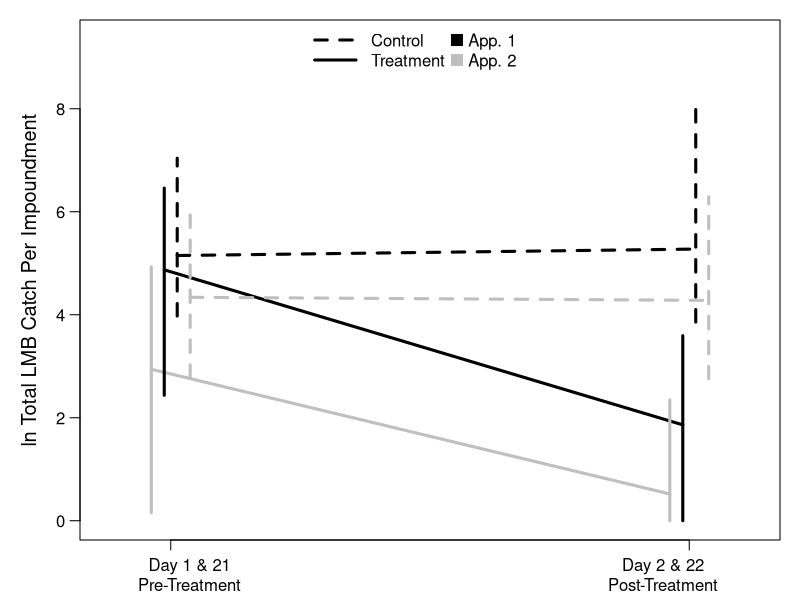

The R source for this figure:

dat = read.csv("data/lmb_seine.csv", stringsAsFactors = F)

datsub = dat[dat$period %in% c("before", "after") & dat$event %in% c(1,2),]
unique(datsub$event)
unique(datsub$period)

df = aggregate(datsub['count'], list(lake = datsub$lake, period = datsub$period, 
                                     type = datsub$type, event = datsub$event, 
                                     year = datsub$year, size = datsub$size_class,
                                     tt = datsub$times_treat), sum)
df$count = log(df$count + 1)
df$period = as.factor(df$period); df$period = relevel(df$period, ref = "before")
sml_mean = with(subset(df, size == "small"), 
                tapply(count, list(event, period, type), mean))
sml_lwr = with(subset(df, size == "small"), 
               tapply(count, list(event, period, type), function(x) quantile(x, 0.025)))
sml_upr = with(subset(df, size == "small"), 
               tapply(count, list(event, period, type), function(x) quantile(x, 0.975)))

ppi = 600
x = c(0.9,2.1)
xc = x + 0.015
xt = x - 0.015
xc2 = x + 0.045
xt2 = x - 0.045
png("writing/figures/lmb_day1_day2_log_small.png", h = 4 * ppi, w = 4 * ppi, res = ppi)
par(mfrow = c(1,1), mar = c(0.5,1,0.5,1), oma = c(2.5,3,0.5,0),
    cex.axis = 1, cex.lab = 1.2, mgp = c(1,0.75,0))
plot(x = 1, y = 1, type = "n", xlab = "", ylab = "", xlim = c(0.75,2.25), 
     ylim = range(sml_lwr, sml_upr) * c(1,1.15),las = 1, xaxt = "n")   
usr = par("usr"); xdiff = usr[2] - usr[1]; ydiff = usr[4] - usr[3]
points(sml_mean[1,,"control"] ~ xc, type = "l", pch = 16, lwd = 3, cex = 1.2, lty = 2)
points(sml_mean[1,,"treat"] ~ xt, type = "l", pch = 16, lwd = 3, cex = 1.2)
points(sml_mean[2,,"control"] ~ xc2, type = "l", pch = 16, lwd = 3, cex = 1.2, lty = 2, col = "grey75")
points(sml_mean[2,,"treat"] ~ xt2, type = "l", pch = 16, lwd = 3, cex = 1.2, col = "grey75")
arrows(xc, sml_lwr[1,,"control"], xc, sml_upr[1,,"control"], length = 0, lwd = 3, lty = 2)
arrows(xt, sml_lwr[1,,"treat"], xt, sml_upr[1,,"treat"], length = 0, lwd = 3)
arrows(xc2, sml_lwr[2,,"control"], xc2, sml_upr[2,,"control"], length = 0, lwd = 3, lty = 2, col = "grey75")
arrows(xt2, sml_lwr[2,,"treat"], xt2, sml_upr[2,,"treat"], length = 0, lwd = 3, col = "grey75")
axis(side = 1, at = x, labels = rep("", 2))
legend("top", legend = c("Control", "Treatment", "App. 1", "App. 2"), 
       ncol = 2, pch = c(NA, NA, 15, 15), seg.len = c(2.75,2.75,1,1),
       col = c(rep("black", 3), "grey75"), bty = "n", pt.cex = 1.5, 
       lty = c(2,1,NA,NA), lwd = c(3,3,NA,NA), x.intersp = c(1,1,0.25,0.25))

mtext(side = 2, outer = T, "ln Total LMB Catch Per Impoundment", line = 1, cex = 1.2)                                                       
mtext(side = 1, at = c(0.175,0.815), line = 1.25, outer = T,
      text = c("Day 1 & 21\nPre-Treatment", "Day 2 & 22\nPost-Treatment"), xpd = T, cex = 1)
dev.off()

